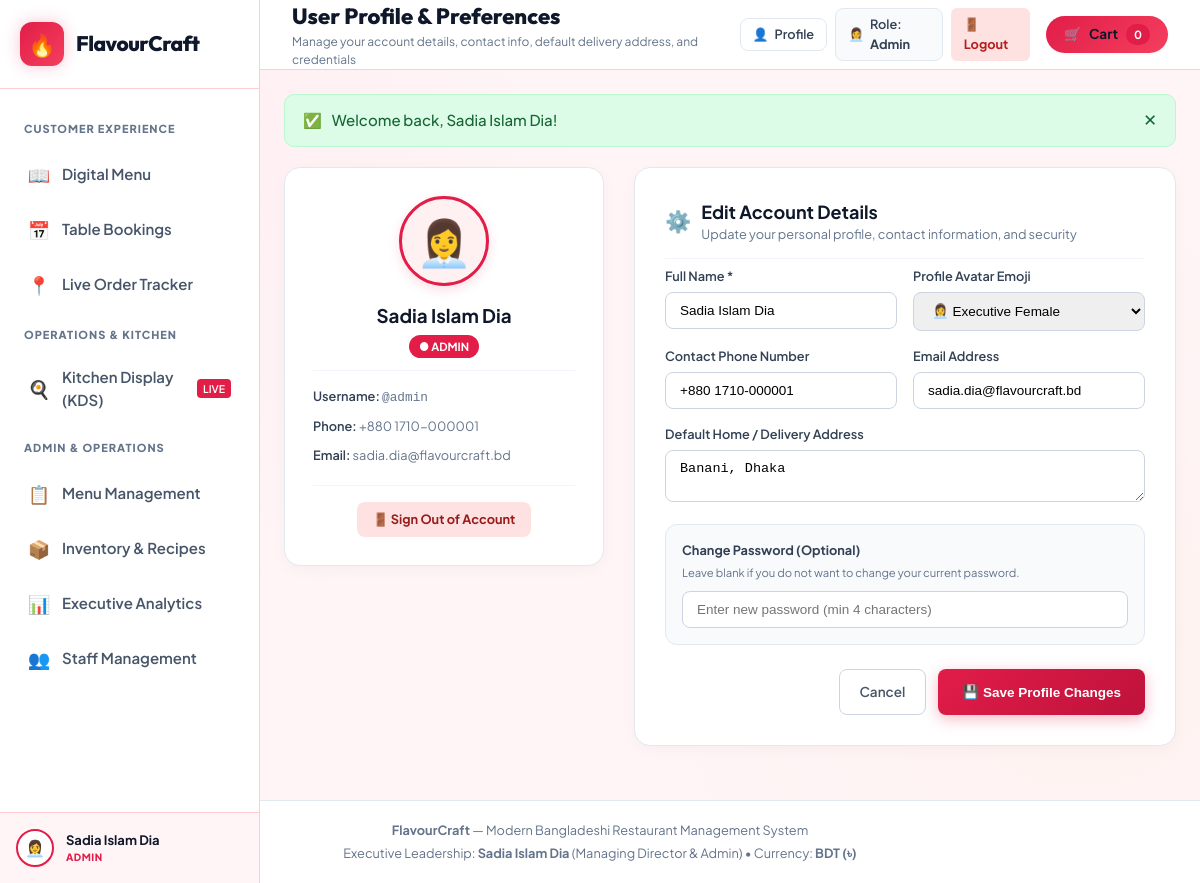
The app's page /profile.php (signed in) with its own data.
### tables this page shows
CREATE TABLE `users` (
  `id` int(11) NOT NULL AUTO_INCREMENT,
  `user_uid` varchar(64) NOT NULL,
  `username` varchar(50) NOT NULL,
  `password` varchar(255) NOT NULL,
  `name` varchar(100) NOT NULL,
  `role` enum('Admin','Manager','Kitchen','Customer') NOT NULL DEFAULT 'Customer',
  `avatar` varchar(50) DEFAULT NULL,
  `phone` varchar(30) DEFAULT NULL,
  `email` varchar(100) DEFAULT NULL,
  `delivery_address` text DEFAULT NULL,
  `created_at` timestamp NOT NULL DEFAULT current_timestamp(),
  PRIMARY KEY (`id`),
  UNIQUE KEY `user_uid` (`user_uid`),
  UNIQUE KEY `username` (`username`)
);

### profile.php (the view, shortened to what the rows shown need)
<?php
require_once __DIR__ . '/config/db.php';
$user = get_current_user_data();
$user = get_current_user_data();
$page_heading = 'User Profile & Preferences';
require_once __DIR__ . '/includes/header.php';
?>
<div style="display: grid; grid-template-columns: 320px 1fr; gap: 30px; align-items: start; max-width: 1050px; margin: 0 auto;">
  <div style="background: #fff; border-radius: 16px; padding: 28px; border: 1px solid #e2e8f0; box-shadow: 0 4px 15px rgba(0,0,0,0.03); text-align: center;">
    <div style="width: 90px; height: 90px; border-radius: 50%; background: #fff1f2; border: 3px solid #e11d48; display: flex; align-items: center; justify-content: center; font-size: 3rem; margin: 0 auto 16px; box-shadow: 0 4px 12px rgba(225,29,72,0.15);">
      <?php echo htmlspecialchars($user['avatar'] ?? '👤'); ?>
    </div>
    <h3 style="margin: 0 0 4px; font-size: 1.25rem; color: #0f172a;">
      <?php echo htmlspecialchars($user['name']); ?>
    </h3>
    <div style="margin-bottom: 12px;">
      <span style="display: inline-block; background: #e11d48; color: #fff; font-size: 0.75rem; font-weight: 700; padding: 3px 10px; border-radius: 20px; text-transform: uppercase;">
        ● <?php echo htmlspecialchars($user['role']); ?>
      </span>
    </div>
    <div style="border-top: 1px solid #f1f5f9; padding-top: 16px; font-size: 0.85rem; color: #64748b; text-align: left; display: flex; flex-direction: column; gap: 10px;">
      <div>
        <span style="font-weight: 600; color: #334155;">Username:</span>
        <code>@<?php echo htmlspecialchars($user['username']); ?></code>
      </div>
      <div>
        <span style="font-weight: 600; color: #334155;">Phone:</span>
        <span><?php echo htmlspecialchars($user['phone'] ?? 'Not provided'); ?></span>
      </div>
      <div>
        <span style="font-weight: 600; color: #334155;">Email:</span>
        <span><?php echo htmlspecialchars($user['email'] ?? 'Not provided'); ?></span>
      </div>
    </div>
    <div style="margin-top: 20px; border-top: 1px solid #f1f5f9; padding-top: 16px;">
      <a href="logout.php" style="display: inline-flex; align-items: center; gap: 6px; padding: 8px 16px; background: #fee2e2; color: #991b1b; border-radius: 8px; font-size: 0.85rem; font-weight: 700; text-decoration: none;">
      </a>
    </div>
  </div>
  <div style="background: #fff; border-radius: 16px; padding: 30px; border: 1px solid #e2e8f0; box-shadow: 0 4px 15px rgba(0,0,0,0.03);">
    <form method="POST" action="profile.php">
      <div style="display: grid; grid-template-columns: 1fr 1fr; gap: 16px; margin-bottom: 16px;">
        <div>
          <label style="display: block; font-size: 0.85rem; font-weight: 600; color: #334155; margin-bottom: 6px;">Full Name *</label>
          <input type="text" name="name" required value="<?php echo htmlspecialchars($user['name']); ?>" placeholder="Your Full Name" style="width: 100%; padding: 10px 14px; border-radius: 8px; border: 1px solid #cbd5e1; font-size: 0.9rem;" />
        </div>
        <div>
          <label style="display: block; font-size: 0.85rem; font-weight: 600; color: #334155; margin-bottom: 6px;">Profile Avatar Emoji</label>
          <select name="avatar" style="width: 100%; padding: 10px 14px; border-radius: 8px; border: 1px solid #cbd5e1; font-size: 0.9rem;">
            <option value="👩‍💼" <?php echo (($user['avatar'] ?? '') === '👩‍💼') ? 'selected' : ''; ?>>👩‍💼 Executive Female</option>
          </select>
        </div>
      </div>
      <div style="display: grid; grid-template-columns: 1fr 1fr; gap: 16px; margin-bottom: 16px;">
        <div>
          <label style="display: block; font-size: 0.85rem; font-weight: 600; color: #334155; margin-bottom: 6px;">Contact Phone Number</label>
          <input type="text" name="phone" value="<?php echo htmlspecialchars($user['phone'] ?? ''); ?>" placeholder="+880 1700-000000" style="width: 100%; padding: 10px 14px; border-radius: 8px; border: 1px solid #cbd5e1; font-size: 0.9rem;" />
        </div>
        <div>
          <label style="display: block; font-size: 0.85rem; font-weight: 600; color: #334155; margin-bottom: 6px;">Email Address</label>
          <input type="email" name="email" value="<?php echo htmlspecialchars($user['email'] ?? ''); ?>" placeholder="user@example.com" style="width: 100%; padding: 10px 14px; border-radius: 8px; border: 1px solid #cbd5e1; font-size: 0.9rem;" />
        </div>
      </div>
      <div style="margin-bottom: 16px;">
        <label style="display: block; font-size: 0.85rem; font-weight: 600; color: #334155; margin-bottom: 6px;">Default Home / Delivery Address</label>
        <textarea name="delivery_address" rows="2" placeholder="e.g. House 42, Road 11, Block D, Banani, Dhaka" style="width: 100%; padding: 10px 14px; border-radius: 8px; border: 1px solid #cbd5e1; font-size: 0.9rem;"><?php echo htmlspecialchars($user['delivery_address'] ?? ''); ?></textarea>
      </div>
    </form>
  </div>
</div>
<?php require_once __DIR__ . '/includes/footer.php'; ?>

### includes/header.php (shortened to what the rows shown need)
<?php
require_once __DIR__ . '/../config/db.php';
$current_user = get_current_user_data();
$page_heading = $page_heading ?? 'FlavourCraft Menu';
?>
<!DOCTYPE html>
<html lang="en">
<head>
  <link rel="stylesheet" href="css/variables.css" />
  <link rel="stylesheet" href="css/style.css" />
  <link rel="stylesheet" href="css/menu.css" />
  <link rel="stylesheet" href="css/ordering.css" />
  <link rel="stylesheet" href="css/reservations.css" />
  <link rel="stylesheet" href="css/kds.css" />
  <link rel="stylesheet" href="css/inventory.css" />
  <link rel="stylesheet" href="css/analytics.css" />
  <link rel="stylesheet" href="css/staff.css" />
  <link rel="stylesheet" href="css/rbac.css" />
  <link rel="stylesheet" href="css/auth.css" />
</head>
<body>
  <div id="app-shell">
    <aside class="sidebar" id="app-sidebar">
      <div class="brand-container">
        <a href="index.php" style="display:flex; align-items:center; gap:12px; text-decoration:none; color:inherit;">
          <div class="brand-text">
            <h1 style="margin:0; font-size:1.4rem;">FlavourCraft</h1>
          </div>
        </a>
      </div>
      <div class="sidebar-footer">
        <a href="<?php echo isset($_SESSION['user']) ? 'profile.php' : 'login.php'; ?>" style="text-decoration:none; color:inherit; display:block;">
          <div class="user-profile-card" style="cursor:pointer;" title="<?php echo isset($_SESSION['user']) ? 'Click to view & edit your profile' : 'Click to sign in'; ?>">
            <div class="user-avatar"><?php echo htmlspecialchars(get_user_avatar($current_user['avatar'] ?? '', $current_user['role'] ?? 'Guest')); ?></div>
            <div class="user-info">
              <div class="user-name"><?php echo htmlspecialchars($current_user['name'] ?? 'Guest Customer'); ?></div>
              <div class="user-role-badge"><?php echo htmlspecialchars($current_user['role'] ?? 'Guest'); ?></div>
            </div>
          </div>
        </a>
      </div>
    </aside>
    <div class="main-wrapper">
      <header class="topbar">
        <div class="topbar-left">
          <div class="page-heading">
            <h2 id="topbar-page-title"><?php echo htmlspecialchars($page_heading); ?></h2>
          </div>
        </div>
        <div class="topbar-right">
          <div style="display:flex; align-items:center; gap:8px;">
            <?php if (isset($_SESSION['user'])): ?>
              <a href="profile.php" class="btn btn-secondary" style="padding:6px 12px; font-size:0.85rem; text-decoration:none; display:inline-flex; align-items:center; gap:6px; border:1px solid #e2e8f0; border-radius:8px; background:#fff; color:#334155; font-weight:600;" title="Edit Profile">
                <span>👤</span>
                <span>Profile</span>
              </a>
              <a href="login.php" class="btn btn-secondary" style="padding:6px 12px; font-size:0.85rem; text-decoration:none; display:inline-flex; align-items:center; gap:6px; border:1px solid #e2e8f0; border-radius:8px; background:#f8fafc; color:#334155; font-weight:600;" title="Switch Role">
                <span><?php echo htmlspecialchars(get_user_avatar($current_user['avatar'] ?? '', $current_user['role'])); ?></span>
                <span>Role: <strong><?php echo htmlspecialchars($current_user['role']); ?></strong></span>
              </a>
              <a href="logout.php" class="btn btn-sm" style="padding:6px 12px; font-size:0.85rem; text-decoration:none; background:#fee2e2; color:#b91c1c; border-radius:6px; font-weight:700;">🚪 Logout</a>
            <?php endif; ?>
          </div>
        </div>
      </header>
      <main class="content-body" style="padding: 24px;">

### records on screen
users: avatar "👩‍💼", name "Sadia Islam Dia", role "ADMIN", role "Admin", username "admin", phone "+880 1710-000001", email "sadia.dia@flavourcraft.bd", avatar "👩‍💼 Executive Female", delivery_address "Banani, Dhaka"

### other values on screen
$page_heading "User Profile & Preferences"
$page_desc "Manage your account details, contact info, default delivery address, and credentials"
$cart_count "0"
$flash['message'] "Welcome back, Sadia Islam Dia!"
